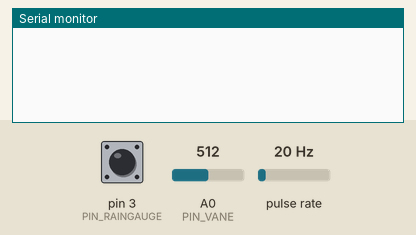
Recording of a sketch running on a simulated Arduino Uno, built with avr-gcc and run on an emulated ATmega328P. Shown: the last lines printed to the serial monitor. Wiring (inferred from the names in the program): pulse sensor: data pin 2. The inputs (shaded band) are chosen by the test bench; at power-on: A0 (PIN_VANE) = 512, pulse rate 20 Hz, pin 3 (PIN_RAINGAUGE) HIGH.

Above: at 1.2 s.
1.3 s: A0 (PIN_VANE) set to 716
At 5.6 s:
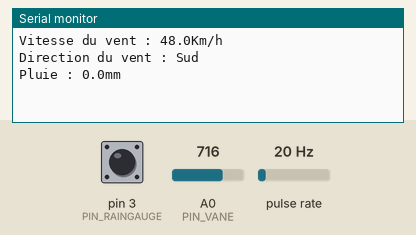
6.5 s: A0 (PIN_VANE) set to 900
At 10.7 s:
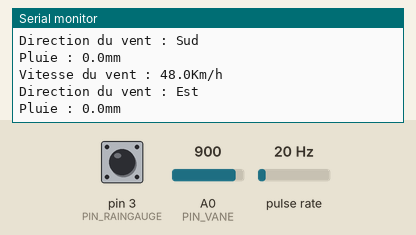
16.5 s: A0 (PIN_VANE) set to 511
At 20.9 s:
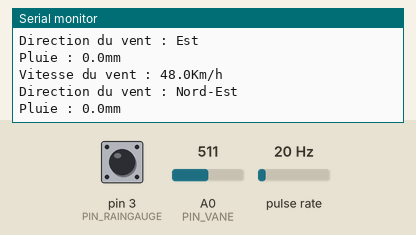
26.5 s: pulse rate (sensor on pin 2) set to 4 Hz
28.0 s: A0 (PIN_VANE) set to 306
At 30.7 s:
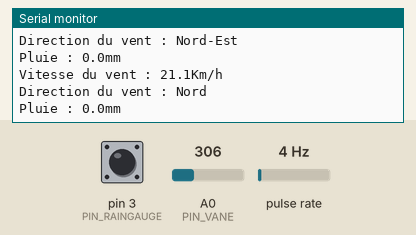
36.5 s: A0 (PIN_VANE) set to 122
At 40.9 s:
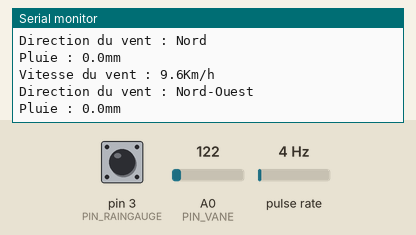
Timing chart, 0 to 42.4 s (numbered marks = the images above; inputs shaded):
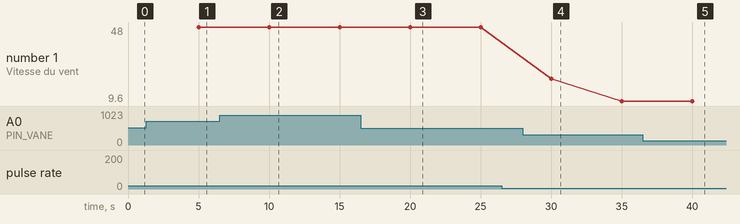

The sketch:

Weather-Set_Test.ino
```cpp
//Tester pinMode(pin, INPUT_PULLUP)

//Tester 4 variables (4 valeurs prises) et on regarde si les valeurs augmentent / diminuent (si diminue on envoie la valeur la plus grande)

#define uint  unsigned int
#define ulong unsigned long

#define PIN_ANEMOMETER  2
#define PIN_RAINGAUGE   3
#define PIN_VANE        A0

#define MSECS_CALC_WIND_SPEED 5000
#define MSECS_CALC_RAIN_FALL  5000
#define MSECS_CALC_WIND_DIR  5000

volatile int numRevsAnemometer = 0;
volatile int numDropsRainGauge = 0;
volatile int8_t AS3935_ISR_TRIG = 0;

ulong nextCalcSpeed;
ulong nextCalcDir;
ulong nextCalcRain;
ulong time;

#define NUMDIRS 8

unsigned long   adc[NUMDIRS] = {26, 45, 77, 118, 161, 196, 220, 256};

char *strVals[NUMDIRS] = {"Ouest","Nord-Ouest","Nord","Sud-Ouest","Nord-Est","Sud","Sud-Est","Est"};

void setup(){

	Serial.begin(9600);

	pinMode(PIN_ANEMOMETER, INPUT);

	digitalWrite(PIN_ANEMOMETER, HIGH);
	digitalWrite(PIN_RAINGAUGE, HIGH);

	attachInterrupt(0, countAnemometer, FALLING);
	attachInterrupt(1, countRainGauge, FALLING);

	nextCalcRain = millis() + MSECS_CALC_RAIN_FALL;
    nextCalcSpeed = millis() + MSECS_CALC_WIND_SPEED;
    nextCalcDir   = millis() + MSECS_CALC_WIND_DIR;

}

void loop(){

	time = millis();

   if (time >= nextCalcSpeed) {
      calcWindSpeed();
      nextCalcSpeed = time + MSECS_CALC_WIND_SPEED;
   }
   if (time >= nextCalcDir) {
      calcWindDir();
      nextCalcDir = time + MSECS_CALC_WIND_DIR;
   }
   if (time >= nextCalcRain) {
      calcRainFall();
      nextCalcRain = time + MSECS_CALC_RAIN_FALL;
   }

}

void countAnemometer() {
	numRevsAnemometer++;
}

void countRainGauge() {
	numDropsRainGauge++;
}

//Calcul la direction du vent en fonction de la résistance du capteur

void calcWindDir() {

	int dirVal;
	byte x, reading;

	dirVal = analogRead(PIN_VANE);
	dirVal >>=2;
	reading = dirVal;

	for (x=0; x<NUMDIRS; x++) {
		if (adc[x] >= reading)
		break;
	}

	x = x % 8;

	Serial.println("Direction du vent : " + String(strVals[x]));

}


//Calcul la vitesse du vent (1 tour = 2,4km/h)

void calcWindSpeed() {

   long vitesse = 24011;
   vitesse *= numRevsAnemometer;
   vitesse /= MSECS_CALC_WIND_SPEED;

   int x1Vitesse = vitesse / 10;
   int x2Vitesse = vitesse % 10;

   Serial.println("Vitesse du vent : " + String(x1Vitesse) + "." + String(x2Vitesse) + "Km/h");

   numRevsAnemometer = 0;

}

//Calcul le volume de pluie (1 interruption = 2,794mm d'eau)

void calcRainFall() {

	long volume = 2794;
	volume *= numDropsRainGauge;
	volume /= MSECS_CALC_RAIN_FALL;

	int x1Volume = volume / 10000;
	int x2Volume = volume % 10000;

	Serial.println("Pluie : " + String(x1Volume) + "." + String(x2Volume) + "mm");

	numDropsRainGauge = 0;

}
```

Measured:
- after the input at 1.3 s, the serial monitor: prints a new line after 3.7 s (image 1)
- after the input at 6.5 s, the serial monitor: prints a new line after 3.5 s (image 2)
- after the input at 16.5 s, the serial monitor: prints a new line after 3.5 s (image 3)
- after the input at 28.0 s, the serial monitor: prints a new line after 2.0 s (image 4)
- after the input at 36.5 s, the serial monitor: prints a new line after 3.5 s (image 5)
